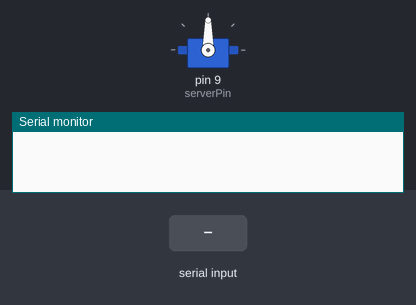
This sketch was run on a simulated Arduino Uno, built with avr-gcc and run on an emulated ATmega328P. Shown: servo, the last lines printed to the serial monitor. The inputs (shaded band) are chosen by the test bench.

Above: at 1.2 s.
1.3 s: "1" received over Serial
At 1.7 s:
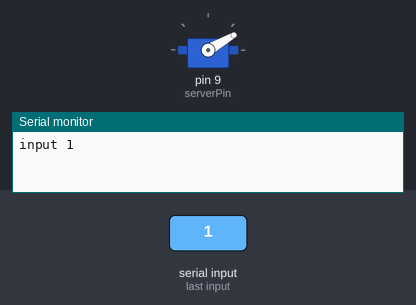
2.8 s: "0" received over Serial
At 4.0 s:
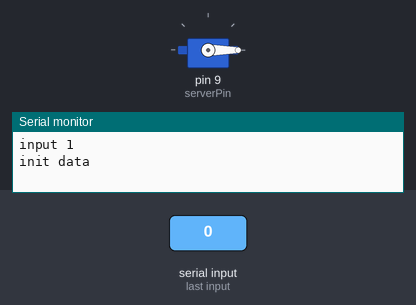
Timing chart, 0 to 5.8 s (numbered marks = the images above; inputs shaded):
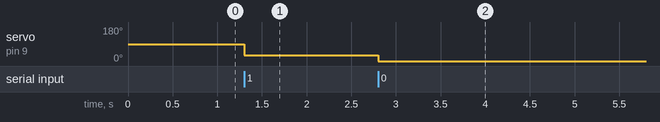

Measured:
- after the input at 1.3 s, servo on pin 9 (serverPin): 90° → 30° at once
- after the input at 2.8 s, servo on pin 9 (serverPin): 30° → 0° at once

The sketch:

ex10_Servo.ino
```cpp
#include<Servo.h> //Servo 라이브러리를 추가
Servo servo;      //Servo 클래스로 servo객체 생성
int value = 0;    // 각도를 조절할 변수 value
int serverPin = 9;


void setup() {
  servo.attach(serverPin);     //맴버함수인 attach : 핀 설정
  Serial.begin(115200); //시리얼 모니터 사용 고고
}

void loop() {
  if(Serial.available())      //시리얼 모니터에 데이터가 입력되면
  {
    char in_data;             // 입력된 데이터를 담을 변수 in_data
    in_data = Serial.read(); //시리얼모니터로 입력된 데이터 in_data로 저장

    if(in_data == '1')        //입력된 데이터가 1이라면
    {
      Serial.print("input 1\n");

      value += 30;            //각도를 30도 증가시킨다.
      if(value == 210)        //각도가 210도가 되면 (180도보다 커지면)
        value = 0;            //각도를 0으로 초기화
    }
    else    {                  //그외의 데이터가 입력되면
      Serial.print("init data\n");

      value = 0;              //각도를 0으로 초기화
    }

    servo.write(value); //value값의 각도로 회전. ex) value가 90이라면 90도 회전
  }
}
```
